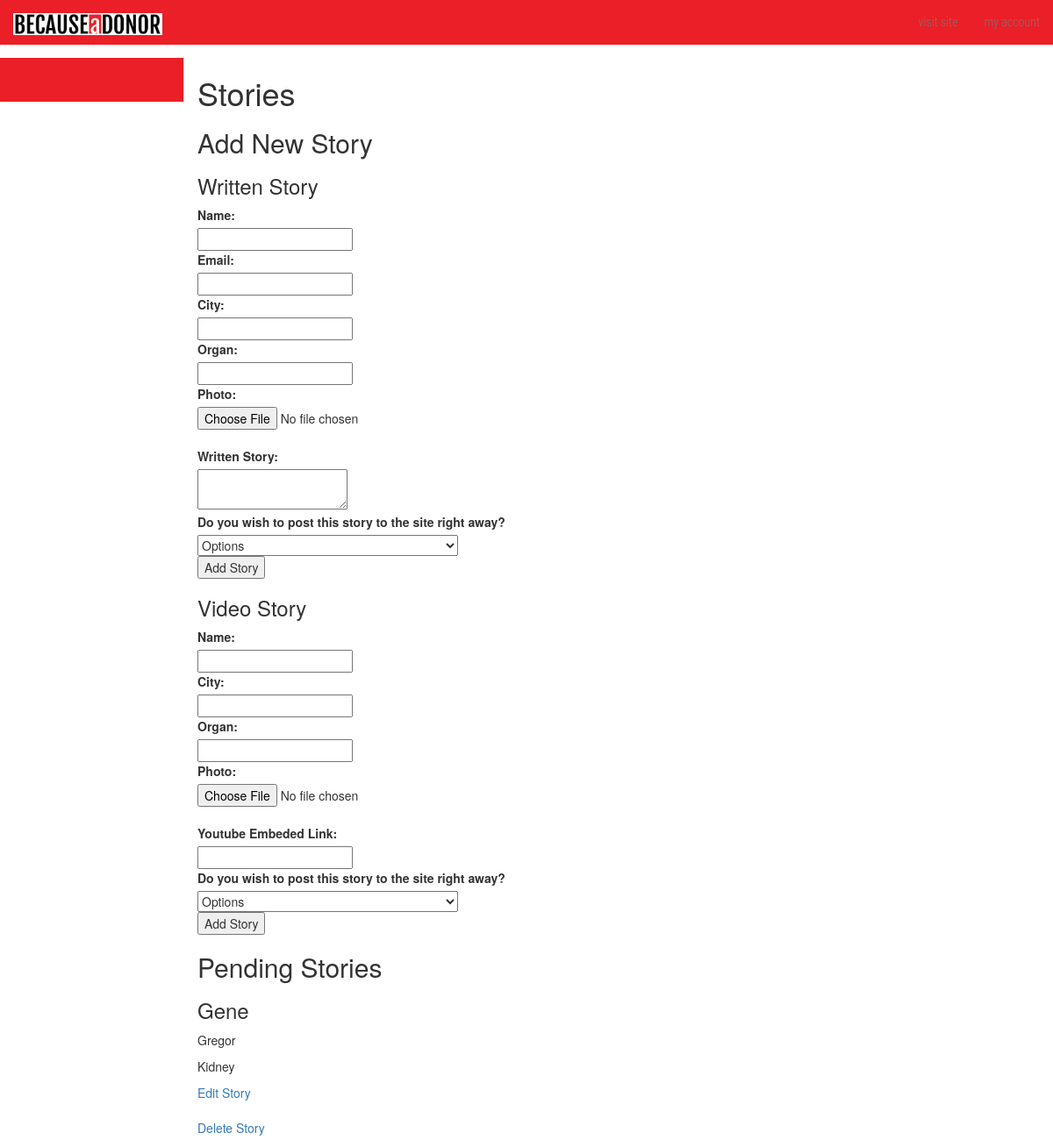
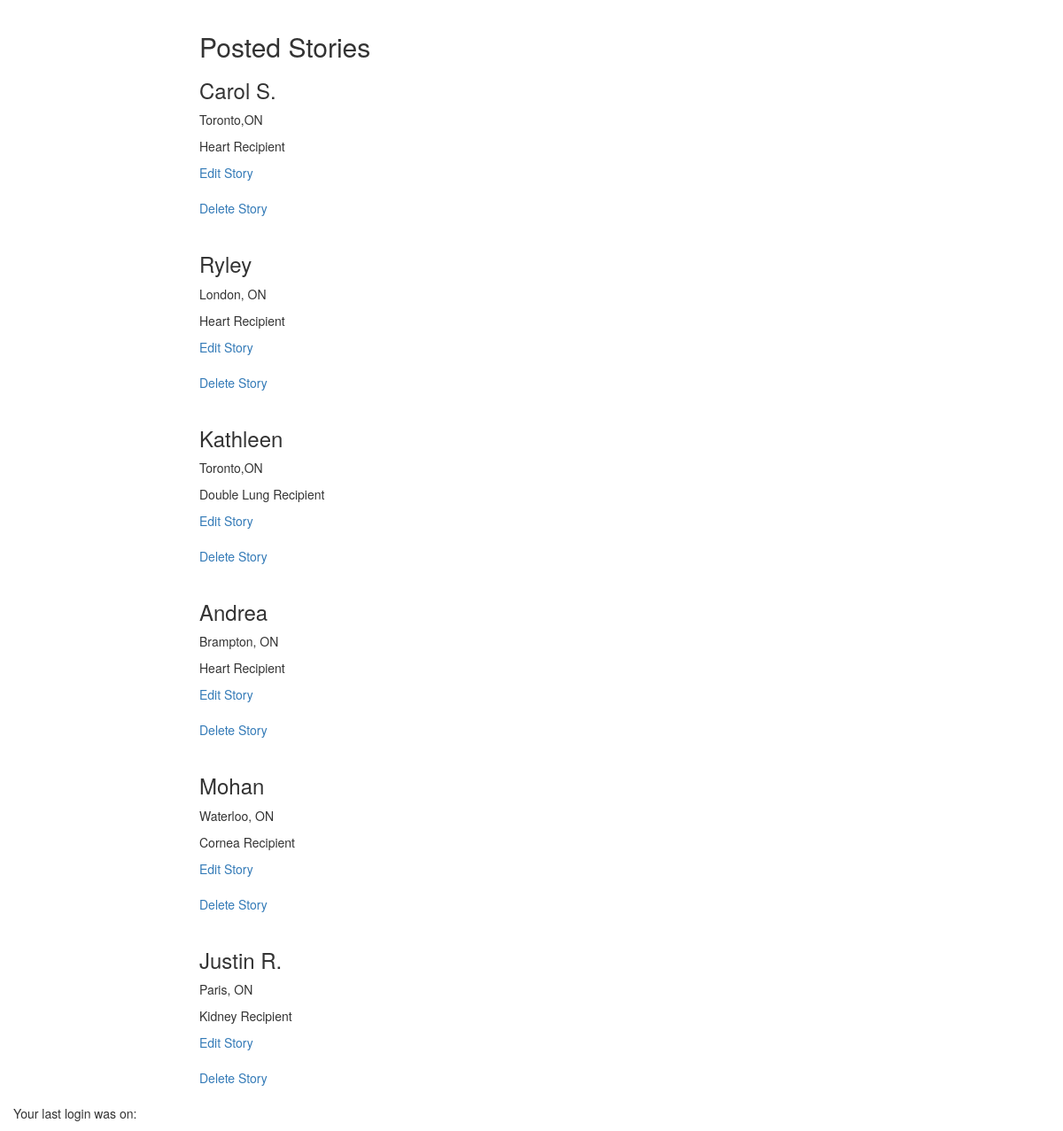
The app's page /admin/index.php?partial=edit_stories (signed in) with its own data (2 pictures, top to bottom).
### tables this page shows
CREATE TABLE `tbl_stories` (
  `story_id` int(10) UNSIGNED NOT NULL,
  `story_name` varchar(100) NOT NULL,
  `story_email` varchar(150) NOT NULL,
  `story_organ` varchar(150) NOT NULL,
  `story_city` varchar(100) NOT NULL,
  `story_type` varchar(30) NOT NULL,
  `story_text` varchar(60000) NOT NULL,
  `story_link` varchar(500) NOT NULL,
  `story_photo` varchar(150) NOT NULL,
  `story_status` varchar(30) NOT NULL
);

### admin/phpscripts/queries.php (called while the page is built, shortened)
<?php
	function getAll($tbl) {
		include('config.php');
		$queryAll = "SELECT * FROM {$tbl}";
		$runAll = mysqli_query($link, $queryAll);
		if($runAll){
			return $runAll;
		}else{
			return $error;
		}
	}
?>

### admin/edit_stories.php (the view, shortened to what this page needs)
<?php
require_once('phpscripts/init.php');
	$tbl = 'tbl_stories';
	$col = 'story_id';
	$getPending = getAll($tbl);
	$getPosted = getAll($tbl);
?>
	<h1>Stories</h1>
		<div id="addstory">
		<h2>Add New Story</h2>
			<div id="written-form">
				<?php echo "<form action=\"index.php?partial=edit_stories\" method=\"post\" enctype=\"multipart/form-data\">"; ?>
				<h3>Written Story</h3>
					<div class="upForm">
						<label>Name:</label><br>
						<input required type="text" name="name" value="<?php if(!empty($name)){echo $name;} ?>"><br>
						<label>Email:</label><br>
						<input type="email" name="email" value="<?php if(!empty($email)){echo $email;} ?>"><br>
						<label>City:</label><br>
						<input required type="text" name="city" value="<?php if(!empty($city)){echo $city;} ?>"><br>
						<label>Organ:</label><br>
						<input required type="text" name="organ" value="<?php if(!empty($organ)){echo $organ;} ?>"><br>
						<label>Photo:</label><br>
						<input type="file" name="photo" value="<?php if(!empty($photo)){echo $photo;} ?>"><br>
						<label>Written Story:</label><br>
						<textarea required type="text" name="story" value=""><?php if(!empty($story)){echo $story;} ?></textarea><br>
						<label>Do you wish to post this story to the site right away?</label><br>
						<select name="status" required ><br>
							<option value="">Options</option>
						</select>
					</div>
					<div class="submit-btn">
						<input type="submit" name="submitWritten" value="Add Story">
					</div>
				</form>
			</div>
			<div id="video-form">
				<?php echo "<form action=\"index.php?partial=edit_stories\" method=\"post\" enctype=\"multipart/form-data\">"; ?>
				<h3>Video Story</h3>
					<div class="upForm">
						<label>Name:</label><br>
						<input required type="text" name="name" value="<?php if(!empty($name)){echo $name;} ?>"><br>
						<label>City:</label><br>
						<input required type="text" name="city" value="<?php if(!empty($city)){echo $city;} ?>"><br>
						<label>Organ:</label><br>
						<input required type="text" name="organ" value="<?php if(!empty($organ)){echo $organ;} ?>"><br>
						<label>Photo:</label><br>
						<input required type="file" name="photo" value="<?php if(!empty($photo)){echo $photo;} ?>"><br>
						<label>Youtube Embeded Link:</label><br>
						<input required type="text" name="video" value="<?php if(!empty($video)){echo $video;} ?>"><br>
						<label>Do you wish to post this story to the site right away?</label><br>
						<select name="status" required ><br>
							<option value="">Options</option>
						</select>
					</div>
					<div class="submit-btn">
						<input type="submit" name="submitVideo" value="Add Story">
					</div>
				</form>
			</div>
		</div>
		<div>
		<h2>Pending Stories</h2>
			<?php
				if(!is_string($getPending)){
					while($row = mysqli_fetch_array($getPending)){
						if($row['story_status'] == "pending"){
						echo "<h3>{$row['story_name']}</h3>
							<p>{$row['story_city']}</p>
							<p>{$row['story_organ']}</p>
							<a href=\"index.php?partial=edit_editstory&id={$row['story_id']}\">Edit Story</a><br><br>
							<a href=\"index.php?partial=edit_delete&table={$tbl}&col={$col}&id={$row['story_id']}\">Delete Story</a><br><br>";
						}
					}
				}else{
					echo "<p>{$getStories}</p>";
				}
			?>
		</div>
		<div>
		<h2>Posted Stories</h2>
			<?php
				if(!is_string($getPosted)){
					while($row = mysqli_fetch_array($getPosted)){
						if($row['story_status'] == "posted"){
						echo "<h3>{$row['story_name']}</h3>
							<p>{$row['story_city']}</p>
							<p>{$row['story_organ']}</p>
							<a href=\"index.php?partial=edit_editstory&id={$row['story_id']}\">Edit Story</a><br><br>
							<a href=\"index.php?partial=edit_delete&table={$tbl}&col={$col}&id={$row['story_id']}\">Delete Story</a><br><br>";
						}
					}
				}else{
					echo "<p>{$getStories}</p>";
				}
			?>
		</div>

### records on screen
tbl_stories: story_name "Gene", story_city "Gregor", story_organ "Kidney"
tbl_stories: story_name "Carol S.", story_city "Toronto,ON", story_organ "Heart Recipient"
tbl_stories: story_name "Ryley", story_city "London, ON", story_organ "Heart Recipient"
tbl_stories: story_name "Kathleen", story_city "Toronto,ON", story_organ "Double Lung Recipient"
tbl_stories: story_name "Andrea", story_city "Brampton, ON", story_organ "Heart Recipient"
tbl_stories: story_name "Mohan", story_city "Waterloo, ON", story_organ "Cornea Recipient"
tbl_stories: story_name "Justin R.", story_city "Paris, ON", story_organ "Kidney Recipient"
